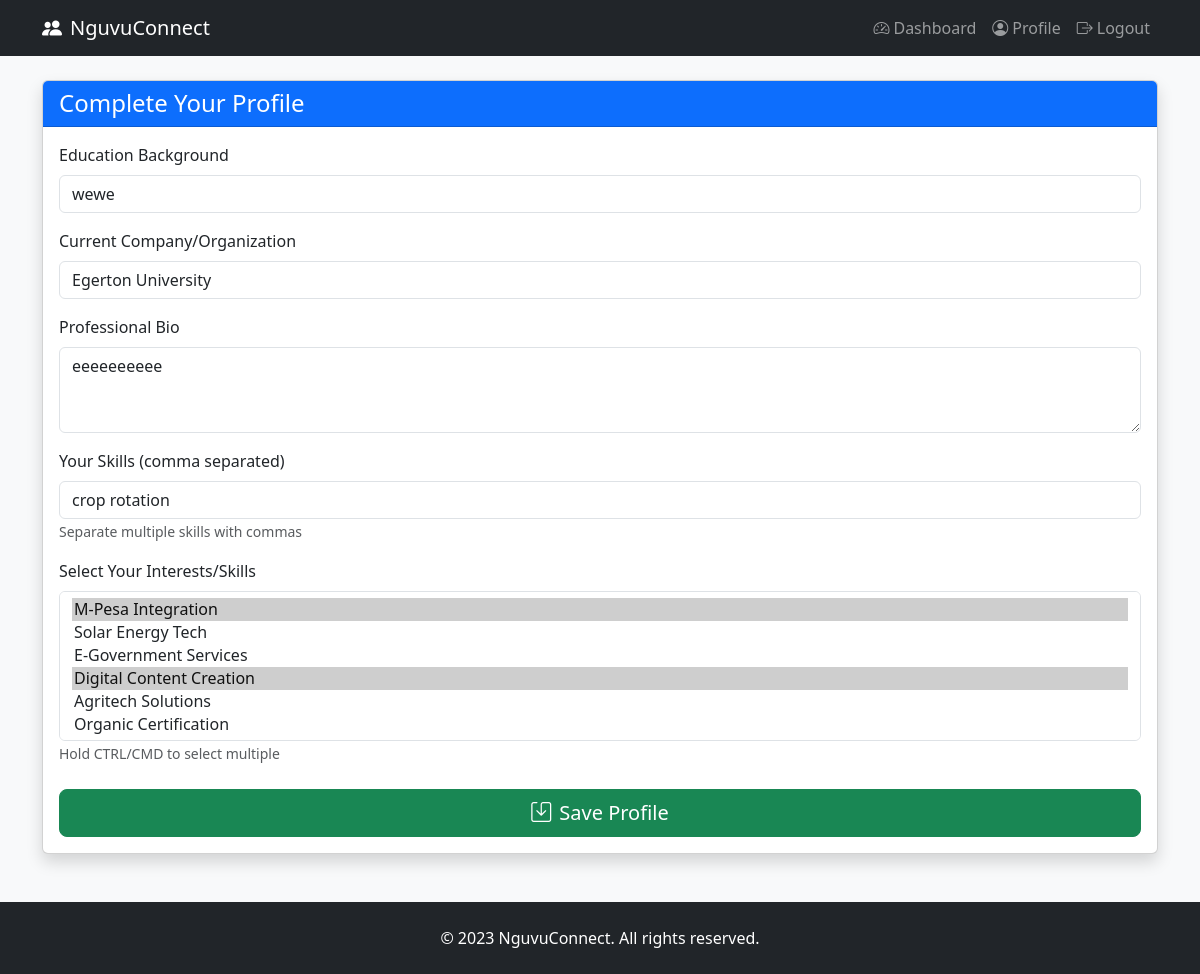
The app's page /profile (signed in) with its own data.
### app.py (models this page shows)
class User(UserMixin, db.Model):
    id = db.Column(db.Integer, primary_key=True)
    username = db.Column(db.String(80), unique=True, nullable=False)
    password = db.Column(db.String(200), nullable=False)
    role = db.Column(db.String(20))  # 'mentee' or 'mentor'
    education = db.Column(db.String(200))
    skills = db.Column(db.String(200))
    interests = db.relationship('Interest', secondary=user_interest, backref='users')
    bio = db.Column(db.Text)
    company = db.Column(db.String(100))
    created_at = db.Column(db.DateTime, default=datetime.utcnow)
    last_login = db.Column(db.DateTime)
    is_verified = db.Column(db.Boolean, default=False)

### app.py (the view, shortened to what this page needs)
@app.route('/profile', methods=['GET', 'POST'])
@login_required
def profile():
    all_interests = Interest.query.all()
    return render_template('profile.html', all_interests=all_interests)

### app.py (called while the page is built)
@login_manager.user_loader
def load_user(user_id):
    return User.query.get(int(user_id))

### templates/profile.html
{% extends "base.html" %}
{% block content %}
<div class="container mt-4">
    <div class="card shadow">
        <div class="card-header bg-primary text-white">
            <h4 class="mb-0">Complete Your Profile</h4>
        </div>
        <div class="card-body">
            <form method="POST">
                {% if current_user.role == 'mentor' %}
                <div class="mb-3">
                    <label class="form-label">Education Background</label>
                    <input type="text" class="form-control" name="education"
                           value="{{ current_user.education or '' }}">
                </div>
                <div class="mb-3">
                    <label class="form-label">Current Company/Organization</label>
                    <input type="text" class="form-control" name="company"
                           value="{{ current_user.company or '' }}">
                </div>
                <div class="mb-3">
                    <label class="form-label">Professional Bio</label>
                    <textarea class="form-control" name="bio" rows="3"
                              placeholder="Describe your professional background">{{ current_user.bio or '' }}</textarea>
                </div>
                {% endif %}
<div class="mb-3">
    <label class="form-label">Your Skills (comma separated)</label>
<input type="text" class="form-control" name="skills"
       value="{{ current_user.skills or '' }}"
       placeholder="Example: Poultry Management, Organic Farming, Crop Rotation, Post-Harvest Handling, Agribusiness">
<small class="text-muted">Separate multiple skills with commas</small>
</div>
                <div class="mb-4">
                    <label class="form-label">Select Your Interests/Skills</label>
                    <select class="form-select" name="interests" multiple size="5"
                            style="height: 150px;" required>
                        {% for interest in all_interests %}
                        <option value="{{ interest.id }}"
                                {% if interest in current_user.interests %}selected{% endif %}>
                            {{ interest.name }}
                        </option>
                        {% endfor %}
                    </select>
                    <small class="text-muted">Hold CTRL/CMD to select multiple</small>
                </div>
                <div class="d-grid gap-2">
                    <button type="submit" class="btn btn-success btn-lg">
                        <i class="bi bi-save me-2"></i>Save Profile
                    </button>
                </div>
            </form>
        </div>
    </div>
</div>
{% endblock %}

### templates/base.html (shortened to what this page needs)
<!DOCTYPE html>
<html lang="en">
<head>
    <link href="https://cdn.jsdelivr.net/npm/bootstrap@5.3.0/dist/css/bootstrap.min.css" rel="stylesheet">
    <link rel="stylesheet" href="https://cdn.jsdelivr.net/npm/bootstrap-icons@1.11.1/font/bootstrap-icons.css">
</head>
<body class="bg-light">
    {% block navbar %}
    <nav class="navbar navbar-expand-lg navbar-dark bg-dark">
        <div class="container">
            <a class="navbar-brand" href="/">
                <i class="bi bi-people-fill me-2"></i>NguvuConnect
            </a>
            <div class="navbar-nav">
                {% if current_user.is_authenticated %}
                    <a class="nav-link" href="{{ url_for('dashboard') }}">
                        <i class="bi bi-speedometer2 me-1"></i>Dashboard
                    </a>
                    <a class="nav-link" href="{{ url_for('profile') }}">
                        <i class="bi bi-person-circle me-1"></i>Profile
                    </a>
                    <a class="nav-link" href="{{ url_for('logout') }}">
                        <i class="bi bi-box-arrow-right me-1"></i>Logout
                    </a>
                {% endif %}
            </div>
        </div>
    </nav>
    {% endblock %}
    <main>
        {% block content %}{% endblock %}
    </main>
    {% block footer %}
    <footer class="bg-dark text-white mt-5 py-4">
        <div class="container text-center">
            <p class="mb-0">&copy; 2023 NguvuConnect. All rights reserved.</p>
        </div>
    </footer>
    {% endblock %}
</body>
</html>

### records on screen
User: education "wewe", company "Egerton University", bio "eeeeeeeeee", skills "crop rotation"

### other values on screen
form field interests "M-Pesa Integration ☑ / Solar Energy Tech / E-Government Services / Digital Content Creation ☑ / Agritech Solutions / Organic Certification"
